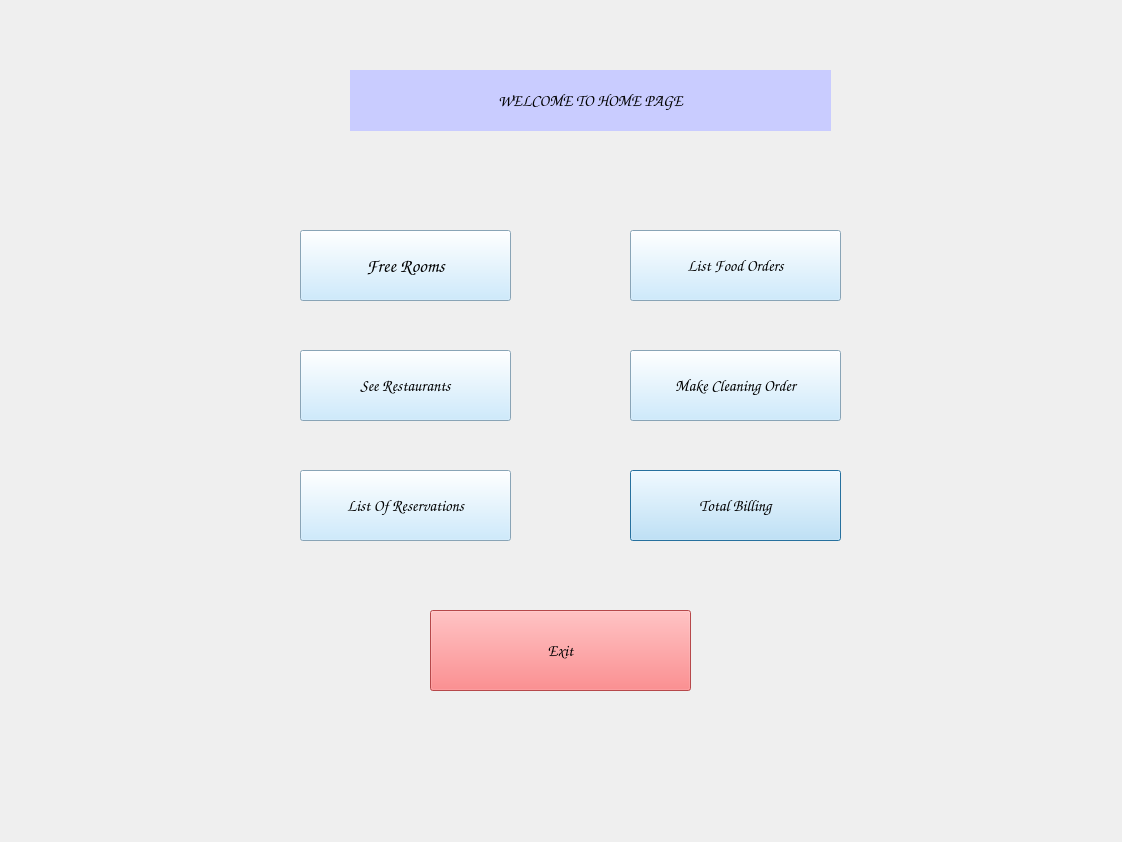
<?xml version="1.0" encoding="UTF-8"?>
<ui version="4.0">
 <class>GuestWelcomePage</class>
 <widget class="QDialog" name="GuestWelcomePage">
  <property name="geometry">
   <rect>
    <x>0</x>
    <y>0</y>
    <width>1122</width>
    <height>842</height>
   </rect>
  </property>
  <property name="windowTitle">
   <string>Dialog</string>
  </property>
  <widget class="QPushButton" name="WelcomePage_TotalBilling_B">
   <property name="geometry">
    <rect>
     <x>630</x>
     <y>470</y>
     <width>211</width>
     <height>71</height>
    </rect>
   </property>
   <property name="font">
    <font>
     <family>Comic Sans MS</family>
     <pointsize>12</pointsize>
     <weight>75</weight>
     <bold>true</bold>
    </font>
   </property>
   <property name="cursor">
    <cursorShape>PointingHandCursor</cursorShape>
   </property>
   <property name="styleSheet">
    <string notr="true">background-color: rgb(192, 230, 255);</string>
   </property>
   <property name="text">
    <string>Total Billing</string>
   </property>
  </widget>
  <widget class="QPushButton" name="WelcomePage_FoodOrders_B">
   <property name="geometry">
    <rect>
     <x>630</x>
     <y>230</y>
     <width>211</width>
     <height>71</height>
    </rect>
   </property>
   <property name="font">
    <font>
     <family>Comic Sans MS</family>
     <pointsize>12</pointsize>
     <weight>75</weight>
     <bold>true</bold>
    </font>
   </property>
   <property name="cursor">
    <cursorShape>PointingHandCursor</cursorShape>
   </property>
   <property name="styleSheet">
    <string notr="true">background-color: rgb(192, 230, 255);</string>
   </property>
   <property name="text">
    <string>List Food Orders</string>
   </property>
  </widget>
  <widget class="QPushButton" name="WelcomePage_FreeRoom_B">
   <property name="geometry">
    <rect>
     <x>300</x>
     <y>230</y>
     <width>211</width>
     <height>71</height>
    </rect>
   </property>
   <property name="font">
    <font>
     <family>Comic Sans MS</family>
     <pointsize>14</pointsize>
     <weight>75</weight>
     <bold>true</bold>
    </font>
   </property>
   <property name="cursor">
    <cursorShape>PointingHandCursor</cursorShape>
   </property>
   <property name="styleSheet">
    <string notr="true">background-color: rgb(192, 230, 255);</string>
   </property>
   <property name="text">
    <string>Free Rooms</string>
   </property>
  </widget>
  <widget class="QPushButton" name="WelcomePage_SeeRestaurant_B">
   <property name="geometry">
    <rect>
     <x>300</x>
     <y>350</y>
     <width>211</width>
     <height>71</height>
    </rect>
   </property>
   <property name="font">
    <font>
     <family>Comic Sans MS</family>
     <pointsize>12</pointsize>
     <weight>75</weight>
     <bold>true</bold>
    </font>
   </property>
   <property name="cursor">
    <cursorShape>PointingHandCursor</cursorShape>
   </property>
   <property name="styleSheet">
    <string notr="true">background-color: rgb(192, 230, 255);</string>
   </property>
   <property name="text">
    <string>See Restaurants</string>
   </property>
  </widget>
  <widget class="QPushButton" name="WelcomePage_ListReservatons_B">
   <property name="geometry">
    <rect>
     <x>300</x>
     <y>470</y>
     <width>211</width>
     <height>71</height>
    </rect>
   </property>
   <property name="font">
    <font>
     <family>Comic Sans MS</family>
     <pointsize>12</pointsize>
     <weight>75</weight>
     <bold>true</bold>
    </font>
   </property>
   <property name="cursor">
    <cursorShape>PointingHandCursor</cursorShape>
   </property>
   <property name="styleSheet">
    <string notr="true">background-color: rgb(192, 230, 255);</string>
   </property>
   <property name="text">
    <string>List Of Reservations</string>
   </property>
  </widget>
  <widget class="QPushButton" name="WelcomePage_CleaingOrder_B">
   <property name="geometry">
    <rect>
     <x>630</x>
     <y>350</y>
     <width>211</width>
     <height>71</height>
    </rect>
   </property>
   <property name="font">
    <font>
     <family>Comic Sans MS</family>
     <pointsize>12</pointsize>
     <weight>75</weight>
     <bold>true</bold>
    </font>
   </property>
   <property name="cursor">
    <cursorShape>PointingHandCursor</cursorShape>
   </property>
   <property name="styleSheet">
    <string notr="true">background-color: rgb(192, 230, 255);</string>
   </property>
   <property name="text">
    <string>Make Cleaning Order</string>
   </property>
  </widget>
  <widget class="QLabel" name="WelcomePage_Enter_L">
   <property name="geometry">
    <rect>
     <x>350</x>
     <y>70</y>
     <width>481</width>
     <height>61</height>
    </rect>
   </property>
   <property name="font">
    <font>
     <family>Comic Sans MS</family>
     <pointsize>12</pointsize>
     <weight>75</weight>
     <bold>true</bold>
    </font>
   </property>
   <property name="styleSheet">
    <string notr="true">background-color: rgb(201, 204, 255);</string>
   </property>
   <property name="text">
    <string>WELCOME TO HOME PAGE</string>
   </property>
   <property name="alignment">
    <set>Qt::AlignCenter</set>
   </property>
  </widget>
  <widget class="QPushButton" name="WelcomePage_TotalBilling_B_2">
   <property name="geometry">
    <rect>
     <x>430</x>
     <y>610</y>
     <width>261</width>
     <height>81</height>
    </rect>
   </property>
   <property name="font">
    <font>
     <family>Comic Sans MS</family>
     <pointsize>12</pointsize>
     <weight>75</weight>
     <bold>true</bold>
    </font>
   </property>
   <property name="cursor">
    <cursorShape>PointingHandCursor</cursorShape>
   </property>
   <property name="styleSheet">
    <string notr="true">background-color: rgb(255, 101, 103);</string>
   </property>
   <property name="text">
    <string>Exit</string>
   </property>
  </widget>
 </widget>
 <resources/>
 <connections/>
</ui>
